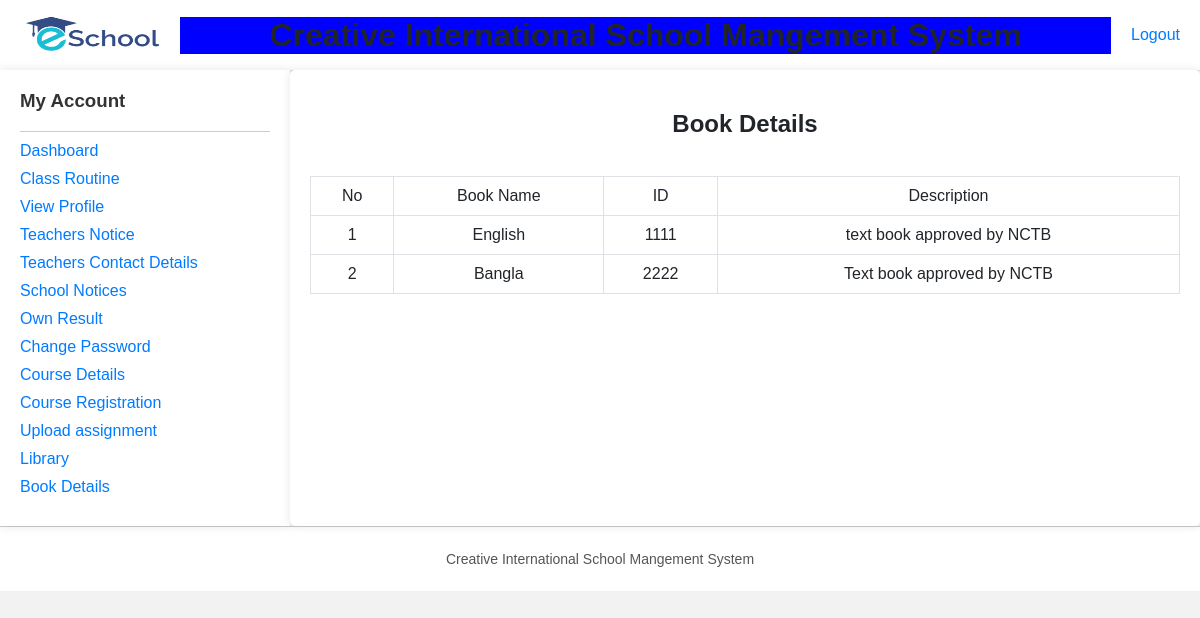
The page /School-management-system-main/School-management-system-main/student/view/Bookdetails.php (signed in) on the database its author committed.
### tables this page shows
CREATE TABLE `books` (
  `No` int(255) NOT NULL,
  `Book_name` varchar(255) NOT NULL,
  `ID` varchar(255) NOT NULL,
  `Description` varchar(255) NOT NULL
);

### School-management-system-main/School-management-system-main/student/model/DatabaseConnection.php (called while the page is built, shortened)
<?php
	function addBooks($student_id) {
		$conn = getConnection();
		$sql = "SELECT books.No, books.Book_name, books.Description ,books.ID
		FROM books
		INNER JOIN registrations ON books.No = registrations.book_no
		WHERE registrations.student_id = {$student_id};";
		$result = mysqli_query($conn, $sql);
		$books=[];
		while($row = mysqli_fetch_assoc($result))
		{
			array_push($books, $row);
		}
		return $books;
	}
?>

### School-management-system-main/School-management-system-main/student/controller/getBooksController.php (called while the page is built)
<?php
    include_once '../model/DatabaseConnection.php';
    function getBooks() {
        $student_id = $_COOKIE['id'];
        $result = addBooks($student_id);
        return $result;
    }
?>

### School-management-system-main/School-management-system-main/student/view/Bookdetails.php (the view, shortened to what this page needs)
<?php
require_once('../model/DatabaseConnection.php');
require_once('../controller/getBooksController.php');
$booksList=getBooks();
include('header.php');
?>
 <!DOCTYPE html>
<html lang="en" dir="ltr">
<head>
</head>
<body>
  <div class="container">
    <?php include('sideBar.php'); ?>
    <div class="main-content">
      <center><h2>Book Details</h2></center>
      <div id="myh1" class="">
        <br>
        <?php
          echo "<table border = 1 width='100%' cellspacing = 0  >
                <tr align = 'center'>
                    <td>No</td>
                    <td>Book Name</td>
                    <td>ID</td>
                    <td>Description</td>
                </tr>";
          for($i = 0; $i<count($booksList); $i++){
            echo "<tr align = 'center'>
                    <td>{$booksList[$i]['No']}</td>
                    <td>{$booksList[$i]['Book_name']}</td>
                    <td>{$booksList[$i]['ID']}</td>
                    <td>{$booksList[$i]['Description']}</td>
                  </tr>";
          }
          echo "</table>";
        ?>
      </div>
    </div>
  </div>
  <?php include('footer.php'); ?>
</body>
</html>

### School-management-system-main/School-management-system-main/student/view/header.php (style rules this page uses)
body { font-family: Arial, sans-serif; margin: 0; padding: 0; background-color: #f2f2f2; }

### School-management-system-main/School-management-system-main/student/view/Bookdetails.php (style rules this page uses)
body { font-family: Arial, sans-serif; margin: 0; padding: 0; background-color: #f8f9fa; color: #212529; }
.container { display: flex; }
.main-content { flex-grow: 1; padding: 20px; background-color: #fff; box-shadow: 0 0 10px rgba(0, 0, 0, 0.1); border-radius: 5px; }
table { width: 100%; border-collapse: collapse; }
th, td { padding: 10px; border: 1px solid #dee2e6; }

### School-management-system-main/School-management-system-main/student/view/sideBar.php (style rules this page uses)
body { font-family: Arial, sans-serif; margin: 0; padding: 0; background-color: #f2f2f2; }

### School-management-system-main/School-management-system-main/student/view/footer.php (style rules this page uses)
body { font-family: Arial, sans-serif; margin: 0; padding: 0; background-color: #f2f2f2; }

### rows shown on the page
books: No "1", Book_name "English", ID "1111", Description "text book approved by NCTB"
books: No "2", Book_name "Bangla", ID "2222", Description "Text book approved by NCTB"
